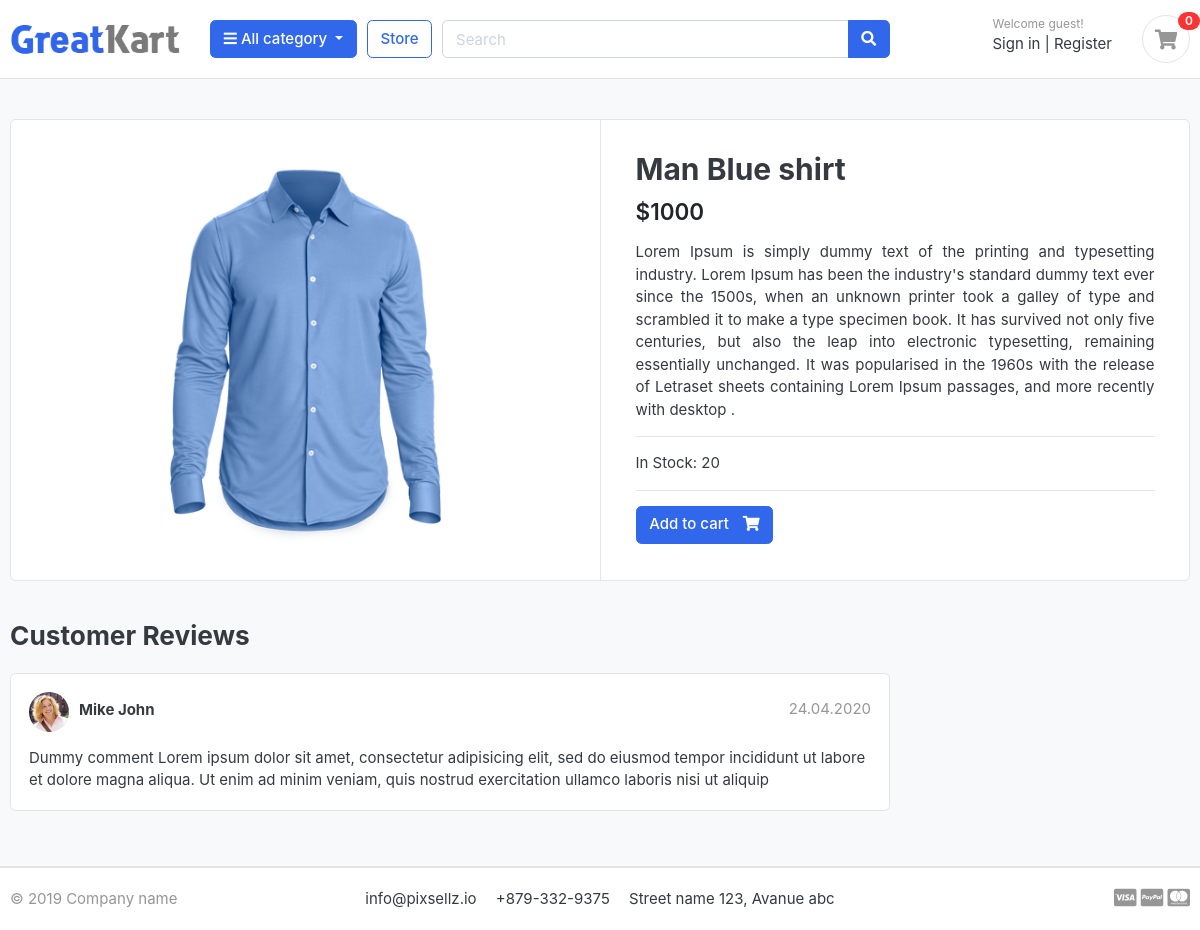
The app's page /store/mens-shirt/man-blue-shirt/ with its own data.
### store/models.py (models this page shows, shortened)
class Product(models.Model):
    product_name = models.CharField(max_length=100, unique=True)
    slug = models.SlugField(max_length=200, unique=True)
    description = models.TextField(max_length=500, blank=True)
    price = models.IntegerField()
    image = models.ImageField(upload_to= 'photos/products')
    stock = models.IntegerField()
    is_available = models.BooleanField(default=True)
    category = models.ForeignKey(Category, on_delete=models.CASCADE)
    created_date = models.DateTimeField(auto_now_add=True)
    modified_date = models.DateTimeField(auto_now=True)

### store/views.py (the view)
# urls.py: path('<slug:category_slug>/<slug:product_slug>/', views.product_detail, name='product_detail'),
def product_detail(request, category_slug, product_slug):
    single_product = Product.objects.get(slug=product_slug, category__slug=category_slug)
    return render(request,'store/product-detail.html', {'product' : single_product})

### store/templates/store/product-detail.html (shortened to what this page needs)
{% extends 'base.html' %}
{% load static %}
{% block body %}
<section class="section-content padding-y bg">
	<div class="container">
	<div class="card">
		<div class="row no-gutters">
			<aside class="col-md-6">
	<article class="gallery-wrap">
		<div class="img-big-wrap">
		   <a href="#"><img src="{{product.image.url}}"></a>
		</div>
	</article>
			</aside>
			<main class="col-md-6 border-left">
	<article class="content-body">
	<h2 class="title">{{product.product_name}}</h2>
	<div class="mb-3">
		<var class="price h4">${{product.price}}</var>
	</div>
	<p style="text-align: justify;">{{product.description}}</p>
	<hr/>
	<p>
		In Stock: {{product.stock}}
	</p>
	<hr>
	<form method="post">
		<a href="{% url 'add_cart' product.id %}" class="btn  btn-primary">
			<span class="text">Add to cart</span>
			 <i class="fas fa-shopping-cart"></i>
		</a>
	</form>
	</article>
			</main>
		</div>
	</div>
	<br>
	<div class="row">
				<div class="col-md-9">
		<header class="section-heading">
			<h3>Customer Reviews </h3>
		</header>
		<article class="box mb-3">
			<div class="icontext w-100">
				<img src="{% static './images/avatars/avatar1.jpg' %}" class="img-xs icon rounded-circle">
				<div class="text">
					<span class="date text-muted float-md-right">24.04.2020 </span>
					<h6 class="mb-1">Mike John </h6>
				</div>
			</div>
			<div class="mt-3">
				<p>
					Dummy comment Lorem ipsum dolor sit amet, consectetur adipisicing elit, sed do eiusmod
					tempor incididunt ut labore et dolore magna aliqua. Ut enim ad minim veniam,
					quis nostrud exercitation ullamco laboris nisi ut aliquip
				</p>
			</div>
		</article>
		</div>
	</div>
	</div>
	</section>
{% endblock %}

### static/css/ui.css (style rules this page uses)
html { font-family: "Inter", sans-serif; font-size: 15px; }
.content-body { flex: 1 1 auto; padding: 2rem 2.3rem; }
.img-xs, .img-sm, .img-md, .img-lg { -o-object-fit: cover; object-fit: cover; flex-shrink: 0; flex-grow: 0; }
.img-xs { width: 40px; height: 40px; }
.padding-y { padding-top: 40px; padding-bottom: 40px; }
var { font-style: normal; }
article:after, .form-group:after { display: block; clear: both; content: ""; }
.bg { background-color: #f8f9fa; }
.section-heading { margin-bottom: 20px; margin-top: 15px; }
p:last-child { margin-bottom: 0; }
.btn .text + i { margin-left: 10px; }
.icontext { display: inline-flex; align-items: center; vertical-align: middle; }
.icontext .text { width: 100%; line-height: 1.2; }
.icontext .icon { position: relative; margin-right: 10px; flex-shrink: 0; flex-grow: 0; }
.price { font-weight: 600; color: #212529; }
.box { padding: 18px; background: #fff; border-radius: 0.37rem; border: 1px solid #e4e4e4; }
.box img { max-width: 100%; }
.gallery-wrap .img-big-wrap { margin-bottom: 10px; border-radius: 0.37rem; overflow: hidden; background-color: #fff; }
.gallery-wrap .img-big-wrap a { text-align: center; display: block; }
.gallery-wrap .img-big-wrap img { height: 450px; width: auto; display: inline-block; }

### records on screen
Product: image (picture), product_name "Man Blue shirt", price "1000", description "Lorem Ipsum is simply dummy text of the printing and typesetting industry. Lorem Ipsum has been the industry's standard dummy text ever since the 1500s, when an unknown printer took a galley of type and scrambled it to make a type specimen book. It has survived not only five centuries, but also the leap into electronic typesetting, remaining essentially unchanged. It was popularised in the 1960s with the release of Letraset sheets containing Lorem Ipsum passages, and more recently with desktop .", stock "20"
